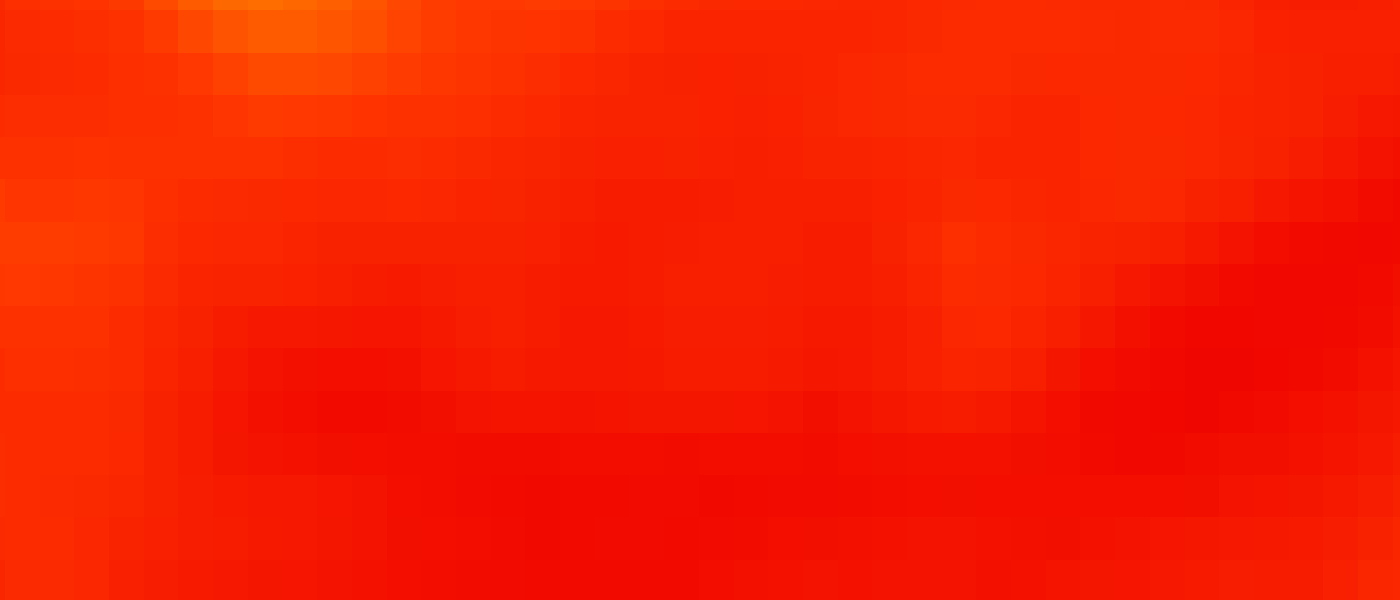
#> input picture radar_bg.png, 1400 x 600 px, found by its file name
$ python alpha_compose.py
#> lines starting #> are read from the running program, lines starting #| are printed output that depends on the picture; after the words box and inside, x2 and y2 are one past the last pixel; in counts of white or black regions, pixels touching at a corner belong together
import time
from PIL import Image
import cv2


times = 10

# Read images
radar_bg = Image.open('radar_bg.png')
#> radar_bg is the input picture: PIL image 1400x600 RGBA; mean R, G, B, A 247.6, 30.6, 0, 255
radar = Image.open('radar.png')
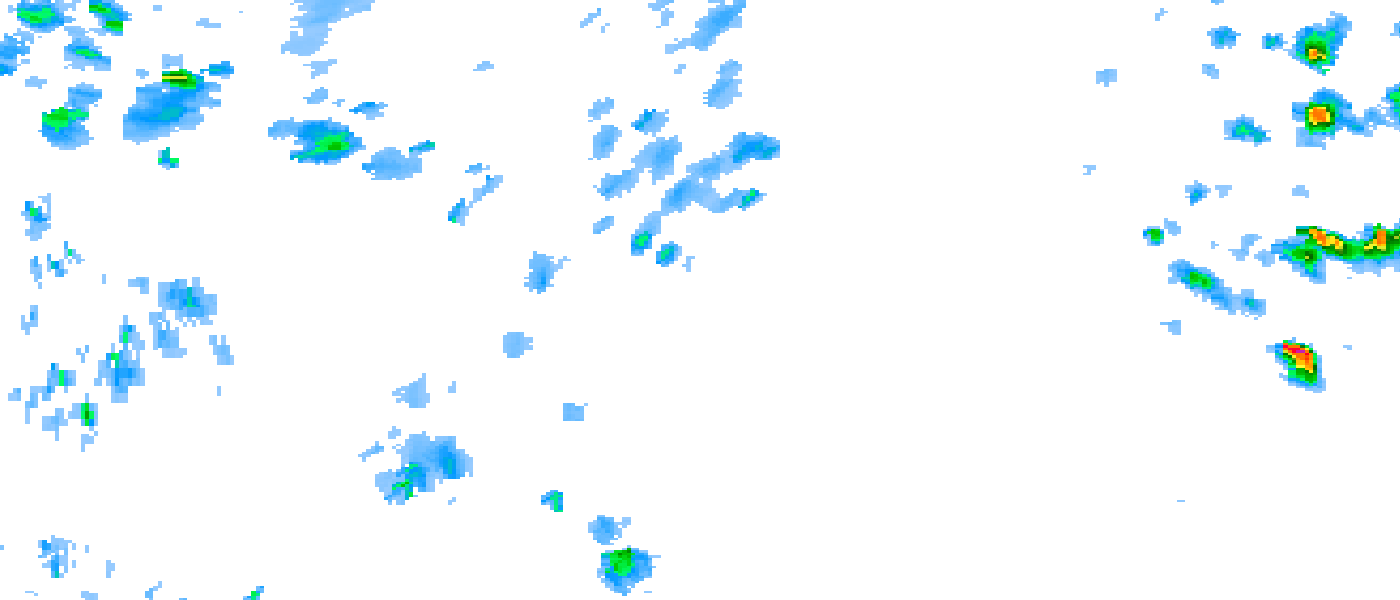
#> input picture radar.png, 1400 x 600 px, found by its file name
#> radar is the input picture: PIL image 1400x600 RGBA; mean R, G, B, A 8.8, 18, 21.5, 24.1

# Option A: Fully blend radar image onto the radar background image.
# Blend that composite with alpha 0.7 onto the base image.

t1 = time.time()
for _ in range(times):
    radar_bg = radar_bg.convert('RGBA')
    radar = radar.convert('RGBA')
    comp_a = Image.alpha_composite(radar_bg, radar)
#> this loop made 10 passes
#> pass 1, `comp_a = Image.alpha_composite(radar_bg, radar)`:
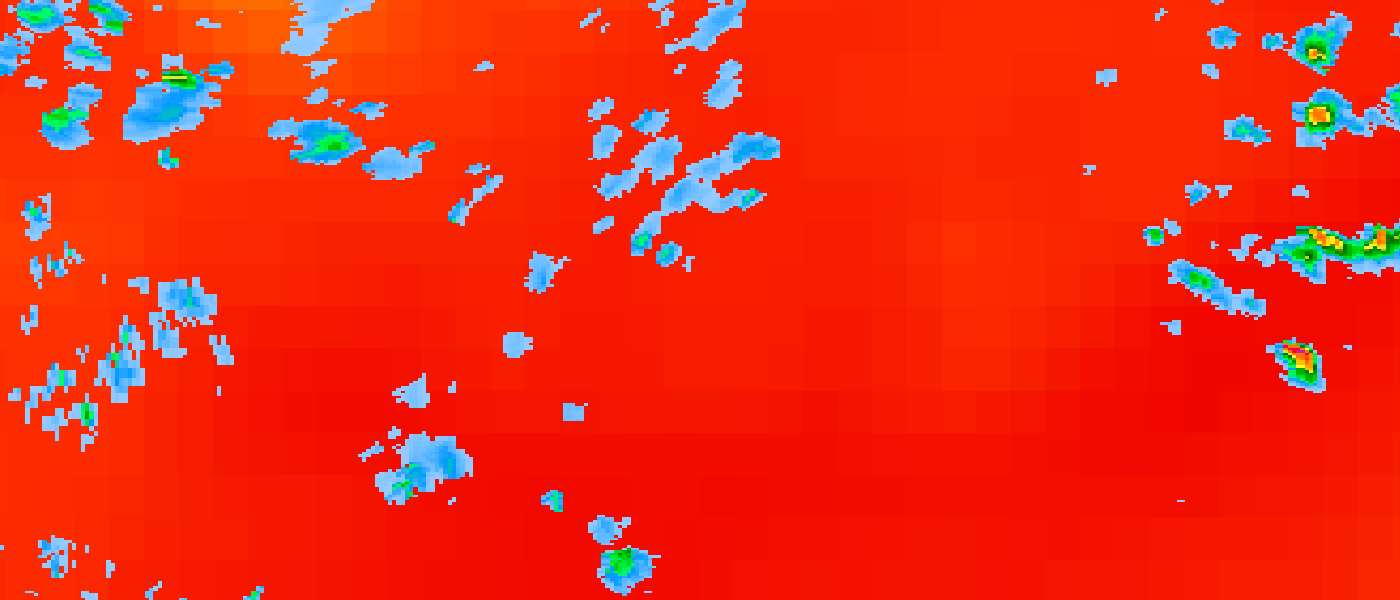
#> comp_a: PIL image 1400x600 RGBA; mean R, G, B, A 232.9, 45.4, 21.5, 255
t2 = time.time()
print(1e3*(t2-t1))

# [16 lines of commented-out code are left out]
foreground = cv2.imread("radar.png", -1)
background = cv2.imread("radar_bg.png", -1)
alpha = foreground[...,3]
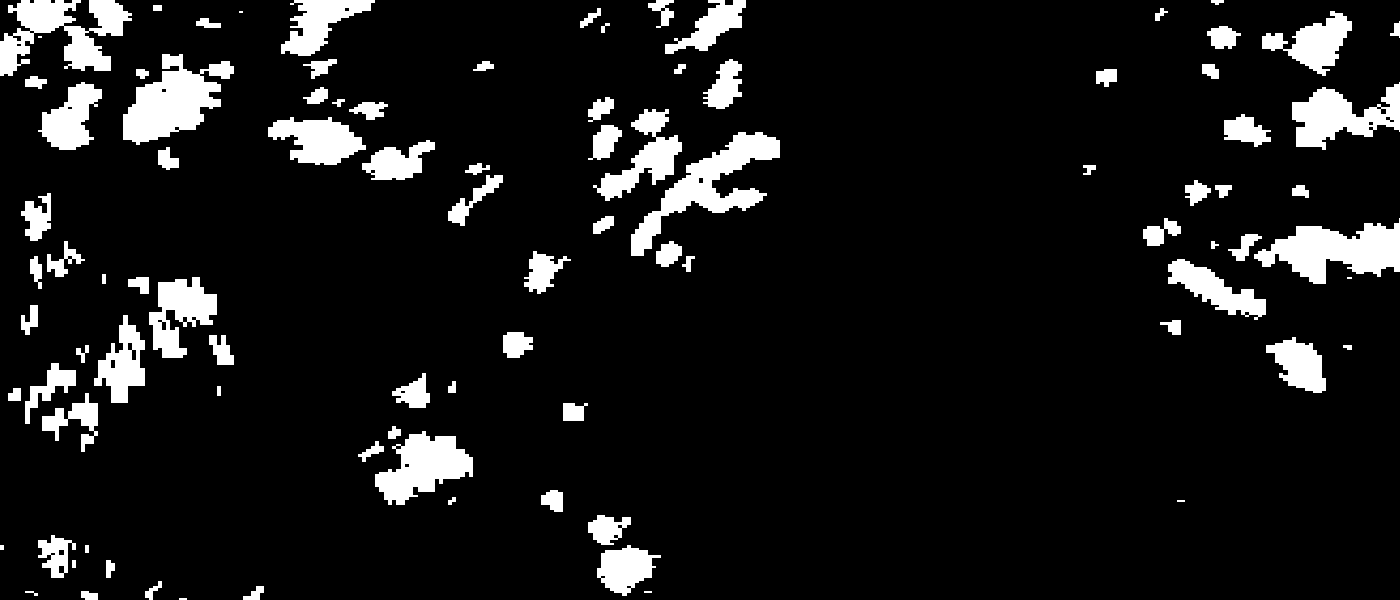
#> alpha: shape (600, 1400); 9.5% white; 93 white regions (6 under 20 px), largest, box (x1, y1, x2, y2) and area: (631, 132, 780, 256) 5381, (1254, 218, 1400, 284) 5295, (123, 54, 234, 145) 5294
# alpha = cv2.imread("puppets_alpha.png")

# Convert uint8 to float
foreground = foreground.astype(float)
background = background.astype(float)

# Normalize the alpha mask to keep intensity between 0 and 1
alpha = alpha.astype(float)/255

t1 = time.time()
for _ in range(times):


    # Multiply the foreground with the alpha matte
    foreground[...,0] = cv2.multiply(alpha, foreground[...,0])
    foreground[...,1] = cv2.multiply(alpha, foreground[...,1])
    foreground[...,2] = cv2.multiply(alpha, foreground[...,2])

    # Multiply the background with ( 1 - alpha )
    background[...,0] = cv2.multiply(1.0 - alpha, background[...,0])
    background[...,1] = cv2.multiply(1.0 - alpha, background[...,1])
    background[...,2] = cv2.multiply(1.0 - alpha, background[...,2])

    # Add the masked foreground and background.
    outImage = cv2.add(foreground, background)
#> this loop made 10 passes
#> pass 1, `outImage = cv2.add(foreground, background)`:
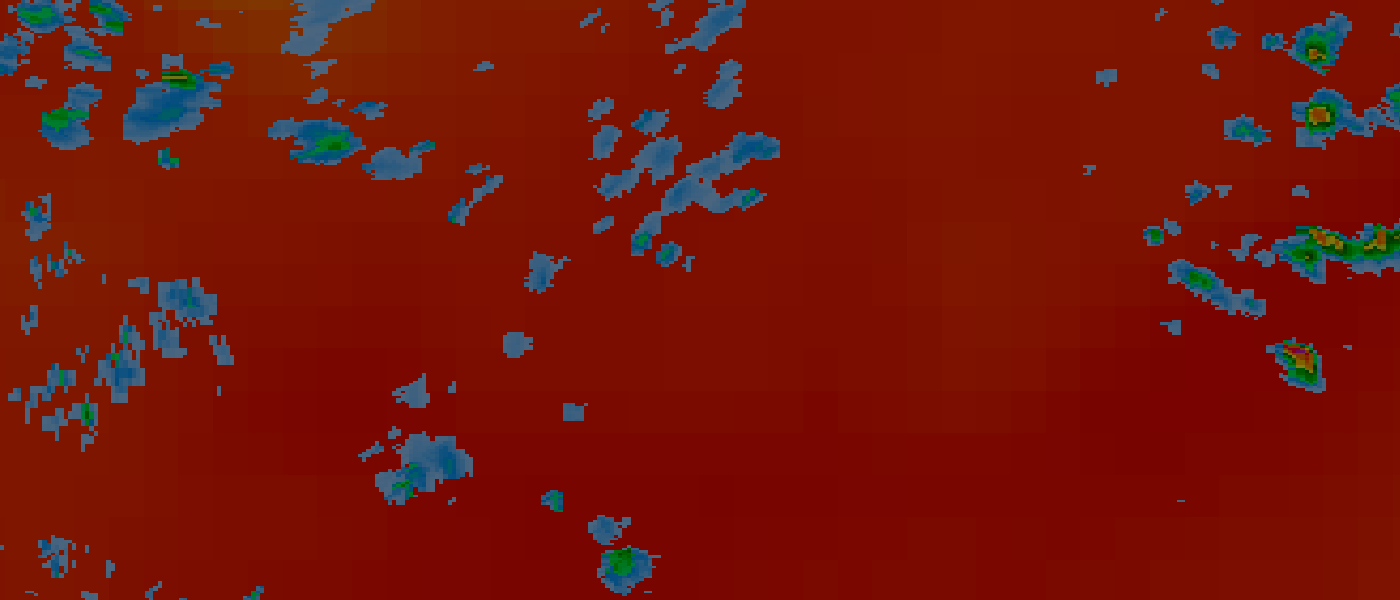
#> outImage: shape (600, 1400, 4) float64; mean B, G, R, A 21.5, 45.4, 232.9, 279.1; drawn with min black and max white
#> after the loop:
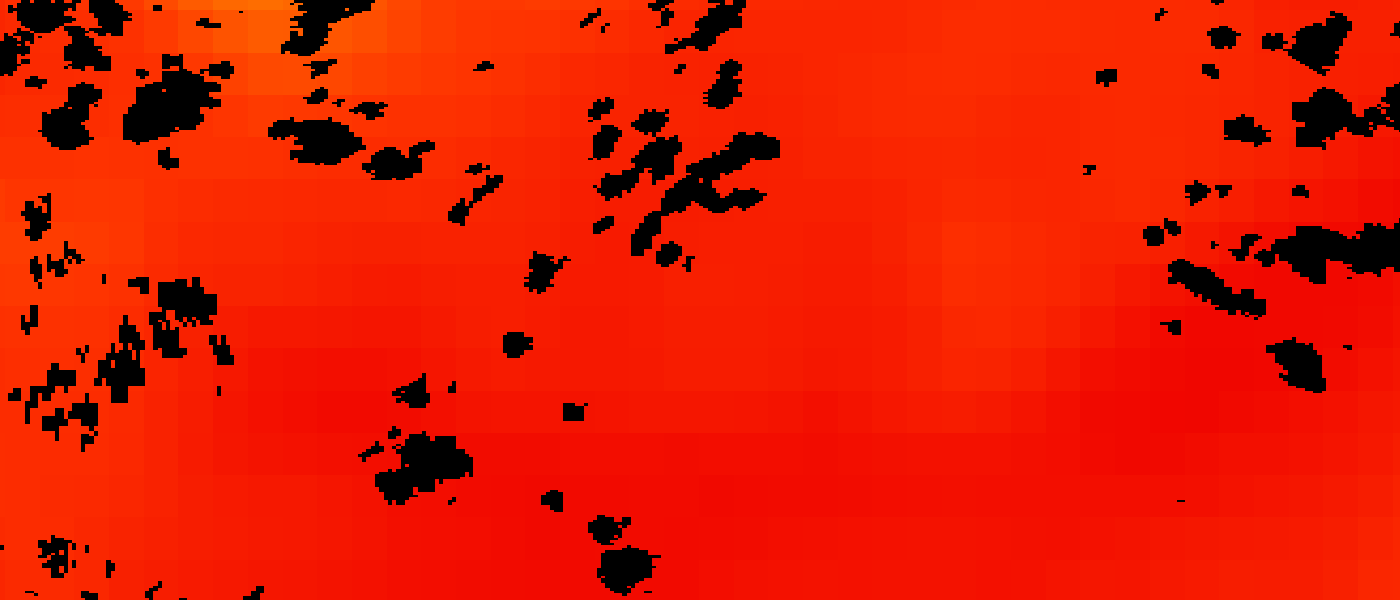
#> background: shape (600, 1400, 4) float64; mean B, G, R, A 0, 27.4, 224.1, 255

t2 = time.time()
print(1e3*(t2-t1))


# # Display image
# cv2.imshow("outImg", outImage/255)
# cv2.waitKey(0)
